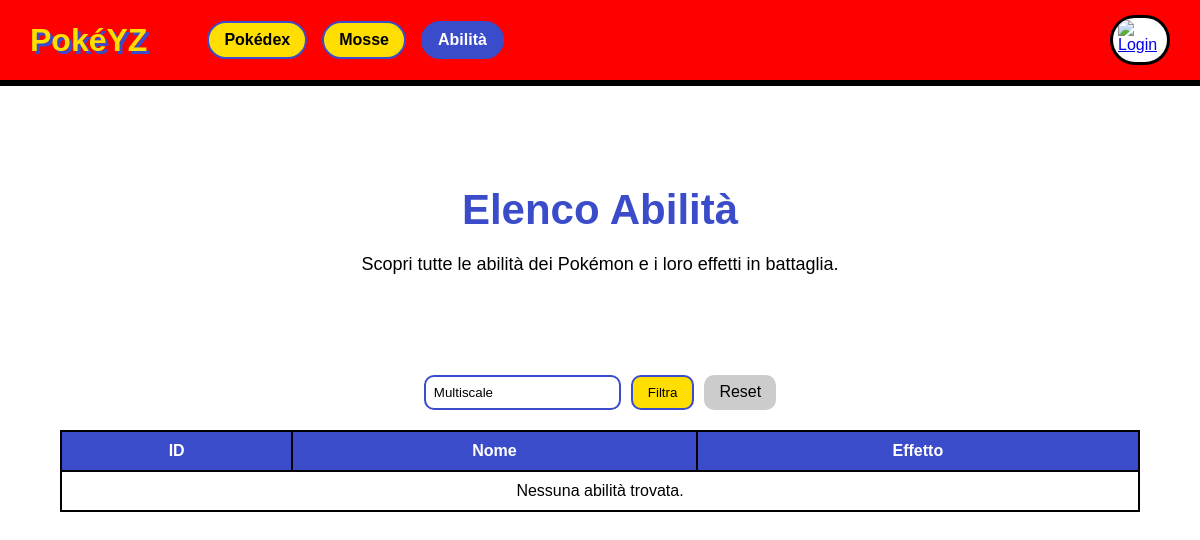
/abilita.php?nome=Multiscale, run on an earlier commit of the app's database.
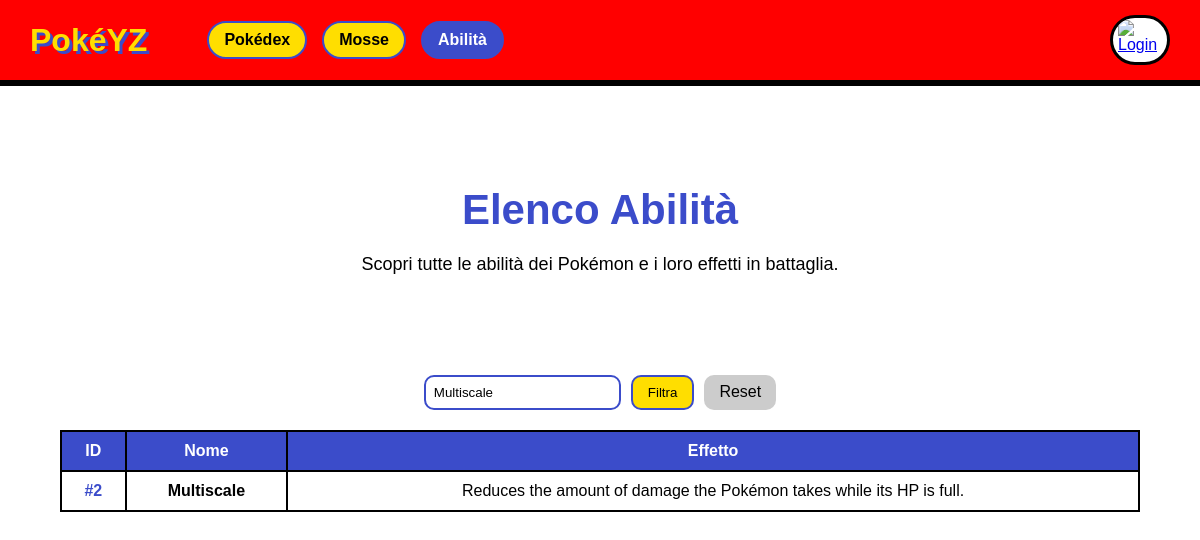
And on a later commit of the database.
### tables this page shows
CREATE TABLE `abilita` (
  `id_abilita` int(11) NOT NULL,
  `nome` varchar(30) NOT NULL,
  `effetto` text DEFAULT NULL
);

### abilita.php (the view, shortened to what this page needs)
<?php
$host = "localhost";
$user = "root";
$password = "";
$dbname = "pokeyz_db";
$conn = new mysqli($host, $user, $password, $dbname);
$nomeFiltro = $_GET['nome'] ?? '';
$sql = "SELECT * FROM abilita WHERE 1=1";
if (!empty($nomeFiltro)) {
    $nomeFiltro = $conn->real_escape_string($nomeFiltro);
    $sql .= " AND nome LIKE '%$nomeFiltro%'";
}
$sql .= " ORDER BY id_abilita ASC";
$result = $conn->query($sql);
?>
<!DOCTYPE html>
<html lang="it">
<head>
    <link rel="stylesheet" href="style.css">
</head>
<body>
<header>
    <div class="header-left">
        <div class="logo">
            <h1>PokéYZ</h1>
        </div>
        <div class="nav-links">
            <a href="index.php" class="nav-link">Pokédex</a>
            <a href="mosse.php" class="nav-link">Mosse</a>
            <a href="abilita.php" class="nav-link active">Abilità</a>
        </div>
    </div>
    <div class="login-container">
        <a href="login.php" class="login-bar">
            <img src="Login.png" alt="Login">
        </a>
    </div>
</header>
<section class="hero">
    <h2>Elenco Abilità</h2>
    <p>Scopri tutte le abilità dei Pokémon e i loro effetti in battaglia.</p>
</section>
<section class="pokedex-section">
    <form method="GET" class="filter-box">
        <input type="text" name="nome" placeholder="Cerca abilità..." value="<?= htmlspecialchars($nomeFiltro) ?>">
        <button type="submit">Filtra</button>
        <a href="abilita.php" class="reset-btn">Reset</a>
    </form>
    <table class="pokedex-table abilita-table">
        <tr>
            <th>ID</th>
            <th>Nome</th>
            <th>Effetto</th>
        </tr>
        <?php
        if ($result->num_rows > 0) {
            while($row = $result->fetch_assoc()) {
                echo "<tr>";
                echo "<td class='abilita-id'>#" . $row['id_abilita'] . "</td>";
                echo "<td><strong>" . ucfirst($row['nome']) . "</strong></td>";
                echo "<td>" . ($row['effetto'] ?? 'Nessun effetto descritto') . "</td>";
                echo "</tr>";
            }
        } else {
            echo "<tr><td colspan='3'>Nessuna abilità trovata.</td></tr>";
        }
        ?>
    </table>
</section>
</body>
</html>

What changed in the data, as far as the page shows it:
added abilita: id_abilita "2", nome "Multiscale", effetto "Reduces the amount of damage the Pokémon takes while its HP is full."
Also different on the page:
text no longer shown: "Nessuna abilità trovata."
